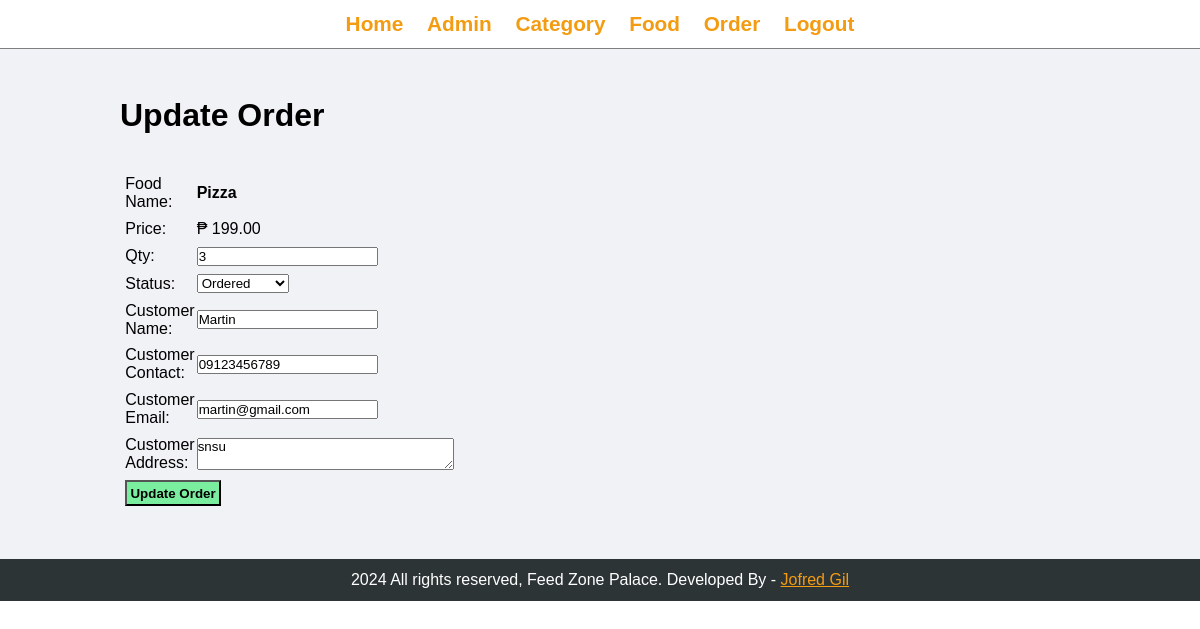
Page /admin/update-order.php?id=5 (signed in) on the committed database.
### tables this page shows
CREATE TABLE `tbl_order` (
  `id` int(10) UNSIGNED NOT NULL,
  `food` varchar(150) NOT NULL,
  `price` decimal(10,2) NOT NULL,
  `qty` int(11) NOT NULL,
  `total` decimal(10,2) NOT NULL,
  `order_date` datetime NOT NULL,
  `status` varchar(50) NOT NULL,
  `customer_name` varchar(150) NOT NULL,
  `customer_contact` varchar(20) NOT NULL,
  `customer_email` varchar(150) NOT NULL,
  `customer_address` varchar(255) NOT NULL
);

### admin/update-order.php (the view, shortened to what this page needs)
<?php include('partials/menu.php'); ?>
<?php
     if(isset($_GET['id']))
     {
        $id = $_GET['id'];
        $sql = "SELECT * FROM tbl_order WHERE id=$id";
         $res = mysqli_query($conn, $sql);
         $count = mysqli_num_rows($res);
         if($count==1)
         {
            $row = mysqli_fetch_assoc($res);
            $food=$row['food'];
            $price=$row['price'];
            $qty = $row['qty'];
            $status=$row['status'];
            $customer_name=$row['customer_name'];
            $customer_contact = $row['customer_contact'];
            $customer_email = $row['customer_email'];
            $customer_address = $row['customer_address'];
         }
         else
         {
            header('location:'.SITEURL. 'admin/manage-order.php');
         }
     }
     else
     {
        header('location:'.SITEURL. 'admin/manage-order.php');
     }
?>
<div class="main-content">
    <div class="wrapper">
        <h1>Update Order</h1>
        <br><br>
        <form action="" method="POST">
            <table class="tbl-30">
                <tr>
                    <td>Food Name:</td>
                    <td><b><?php echo $food; ?></b></td>
                </tr>
                <tr>
                    <td>Price:</td>
                    <td>₱ <?php echo $price; ?></td>
                </tr>
                <tr>
                    <td>Qty:</td>
                    <td>
                        <input type="number" name="qty" value="<?php echo $qty; ?>">
                    </td>
                </tr>
                <tr>
                    <td>Status:</td>
                    <td>
                        <select name="status">
                            <option <?php if($status=="Ordered"){echo "selected";} ?> value="Ordered">Ordered</option>
                        </select>
                    </td>
                </tr>
                <tr>
                    <td>Customer Name:</td>
                    <td>
                        <input type="text" name="customer_name" value="<?php echo $customer_name; ?>">
                    </td>
                </tr>
                <tr>
                    <td>Customer Contact:</td>
                    <td>
                        <input type="text" name="customer_contact" value="<?php echo $customer_contact; ?>">
                    </td>
                </tr>
                <tr>
                    <td>Customer Email:</td>
                    <td>
                        <input type="text" name="customer_email" value="<?php echo $customer_email; ?>">
                    </td>
                </tr>
                <tr>
                    <td>Customer Address: </td>
                    <td>
                        <textarea name="customer_address" cols="30" row="5"><?php echo $customer_address; ?></textarea>
                    </td>
                </tr>
                <tr>
                    <td colspan="2">
                        <input type="submit" name="submit" value="Update Order" class="btn-secondary">
                    </td>
                </tr>
            </table>
        </form>
    </div>
</div>
<?php include('partials/footer.php'); ?>

### css/admin.css (style rules this page uses)
* { margin: 0; padding: 0; font-family: Arial, Helvetica, sans-serif; }
.wrapper { padding: 1%; width: 80%; margin: 0 auto; }
.tbl-30 { width: 30%; }
table tr td { padding: 1%; }
.btn-secondary { background-color: #7bed9f; padding: 1%; color: black; text-decoration: none; font-weight: bold; }
.main-content { background-color: #f1f2f6; padding: 3% 0; }

### rows in the picture
tbl_order: food "Pizza", price "199.00", qty "3", status "Ordered", customer_name "Martin", customer_contact "09123456789", customer_email "martin@gmail.com", customer_address "snsu"
